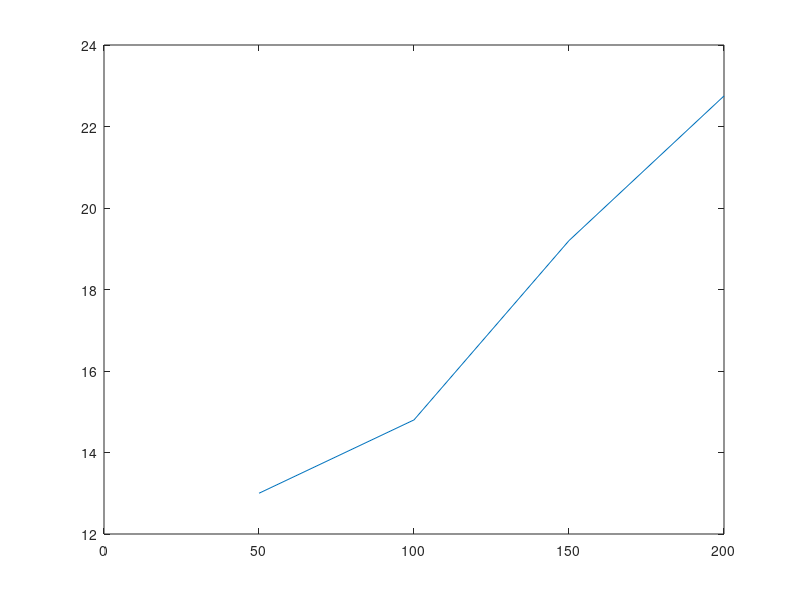

The MATLAB script that drew this image: (Note: this script raises an error after producing the figure.)
%
clear
clc
%% sim results (in SNR)

% RS-code (in Ka vs Eb/N0 e <0.1)
Rssimx = [50 100 150 200];
Rssimy = [13 14.8 19.2 22.75];

% sparsity exploiting MIMO (N=4) (in Ka vs error rate SNR=0dB = Eb/N0=13.1dB)
% parity check codes
Sesimfig3x = [5 10 15 20 25];
Sesimfig3y = [0.017 0.05 0.07 0.1 0.11];

% CA-polar code (best of all)
Sesimfig5x = [30 35 40 45 50];
Sesimfig5y = [0.005 0.011 0.018 0.023 0.032];

% t=2 ach 
t2Ach15x = [10 50 100 150 200 300];
t2Ach15y = [11.5 11.5 11.5 11.5 11.7 12.9];

% t=2 sim c=15bits
t2sim15x = [10 50 100 150 200 300];
t2sim15y = [11.5 11.5 11.5 11.9 12.2 13.4];

% tree code
treesimx = [10 50 100 150 200 300];

%%

plot(Rssimx, Rssimy)
title()

hold on
plot(t2Ach15x, t2Ach15y)

plot(t2sim15x, t2sim15y)